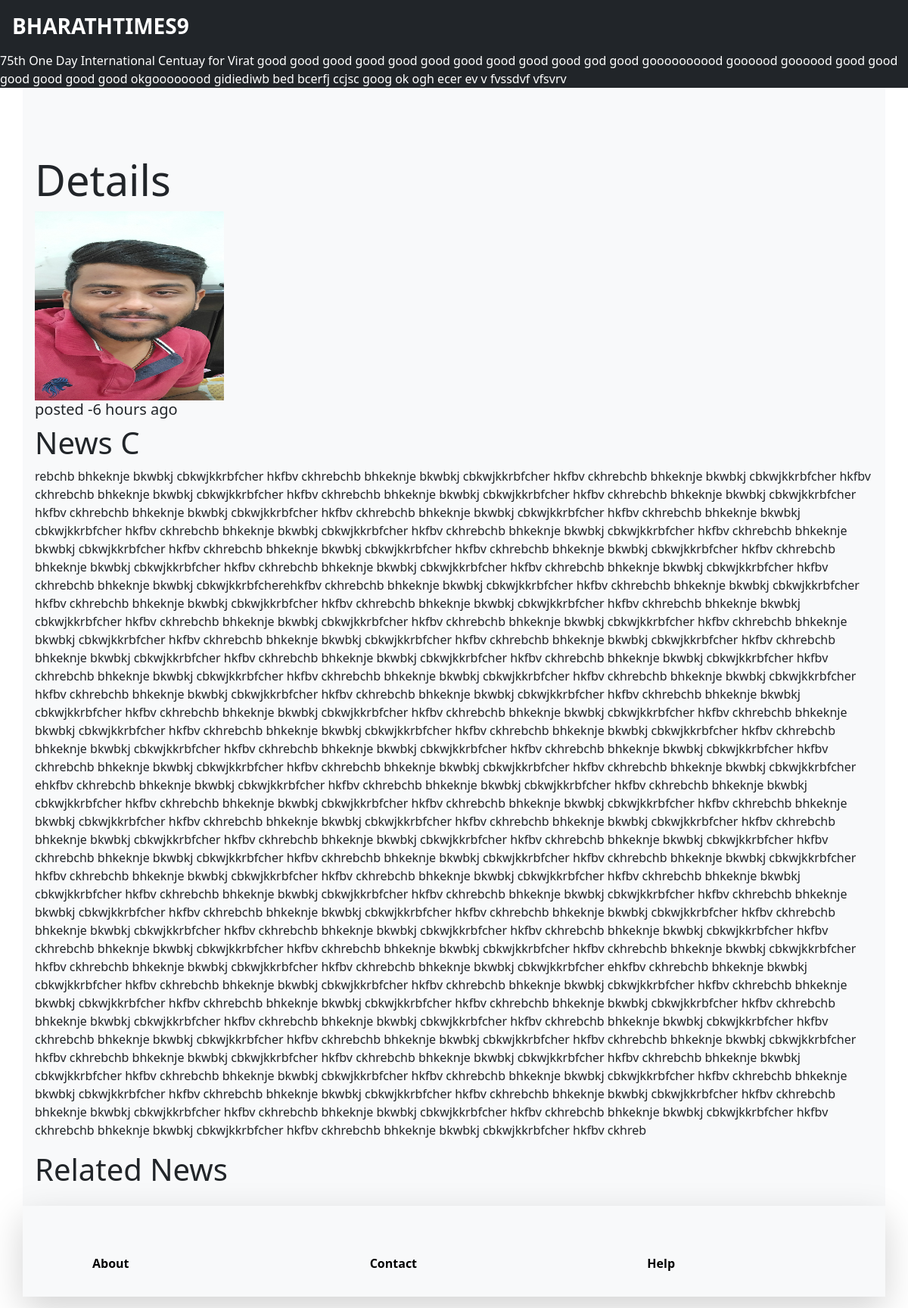
The page /10 on the database its author committed.
### firstapp/models/news.py (models this page shows, shortened)
class News(models.Model):
    title = models.CharField(max_length=50)
    tagline = models.CharField(max_length=250,default='', null = True, blank = True )
    desc = models.TextField()
    category = models.CharField(max_length=50)
    time = models.TimeField(auto_now=False, auto_now_add=False)
    media = models.FileField(upload_to='media')

### firstapp/views.py (the view)
# urls.py: path('<int:id>',views.details,name='details'),
def details(request,id):
    data2 = News.objects.all()
    data = News.objects.get(id=id)
    created_hr = data.time.hour
    current_hr = datetime.datetime.now().hour
    dif = int(current_hr)-int(created_hr)
    diff=""
    if dif == 0:
        diff = " hour ago"
    else:
        diff = str(dif)+" hours ago"
    related_news=[]
    total_data = News.objects.all()
    for i in total_data:
        if i.category == data.category and i.id != id :
            related_news.append(i)
    return render(request,'details.html',{"context":data,"t":diff,"related_news":related_news,"context2":data2 })

### templates/details.html (shortened to what this page needs)
{% load static%}
<!DOCTYPE html>
<html lang="en">
<head>
  <link href="https://cdn.jsdelivr.net/npm/bootstrap@5.3.0-alpha2/dist/css/bootstrap.min.css" rel="stylesheet"
>
</head>
<body>
  <nav class="navbar navbar-expand-md bg-dark  ">
    <a href="{% url 'home' %}" class=" navbar-brand fs-3 ms-3 text-white "><b>BHARATHTIMES9</b></a>
  </nav>
  <div class="bg-dark text-white">
    <marquee scrollamount="10" class="marq">
      {% for i in context2 %}
      {{i.tagline}}
      {% endfor%}
    </marquee>
  </div>
  <div class="container bg-light  p-3">
    <br><br><br>
    <h1 class="display-4">Details</h1>
    <img class="img" src="{{context.media.url}}">
    <h5> posted {{ t }}</h5>
    <h1> {{ context.title }} </h1>
    <p> {{ context.desc }} </p>
    <h1>Related News</h1>
  </div>
  <div class="container p-3 shadow-lg bg-light ">
    <div class="row p-3 ">
    </div>
    <div class="row p-3 ">
      <div class="col ">
        <div class="container">
          <a href="{% url 'about' %}" class="ta p-5"><b>About</b></a>
        </div>
      </div>
      <div class="col">
        <div class="container">
          <a href="{% url 'contact' %}" class="ta p-5"><b>Contact</b></a>
        </div>
      </div>
      <div class="col">
        <div class="container">
          <a href="{% url 'help' %}" class="ta p-5"><b>Help</b></a>
        </div>
      </div>
    </div>
  </div>
</body>
</html>

### templates/details.html (style rules this page uses)
.img { height: 250px; width: 250px; }
.ta { text-decoration: none; color: black; }

### rows shown on the page
News: tagline "75th One Day International Centuay for Virat"
News: tagline "good good good good good good"
News: tagline "good good good"
News: tagline "good god good"
News: tagline "goooooooood goooood goooood"
News: tagline "good good good good good good"
News: tagline "okgoooooood"
News: tagline "gidiediwb bed bcerfj ccjsc"
News: tagline "goog ok ogh"
News: tagline "ecer ev v fvssdvf vfsvrv", media (picture), title "News C", desc "rebchb bhkeknje bkwbkj cbkwjkkrbfcher hkfbv ckhrebchb bhkeknje bkwbkj cbkwjkkrbfcher hkfbv ckhrebchb bhkeknje bkwbkj cbkwjkkrbfcher hkfbv ckhrebchb bhkeknje bkwbkj cbkwjkkrbfcher hkfbv ckhrebchb bhkeknje bkwbkj cbkwjkkrbfcher hkfbv ckhrebchb bhkeknje bkwbkj cbkwjkkrbfcher hkfbv ckhrebchb bhkeknje bkwbkj cbkwjkkrbfcher hkfbv ckhrebchb bhkeknje bkwbkj cbkwjkkrbfcher hkfbv ckhrebchb bhkeknje bkwbkj cbkwjkkrbfcher hkfbv ckhrebchb bhkeknje bkwbkj cbkwjkkrbfcher hkfbv ckhrebchb bhkeknje bkwbkj cbkwjkkrbfcher hkfbv ckhrebchb bhkeknje bkwbkj cbkwjkkrbfcher hkfbv ckhrebchb bhkeknje bkwbkj cbkwjkkrbfcher hkfbv ckhrebchb bhkeknje bkwbkj cbkwjkkrbfcher hkfbv ckhrebchb bhkeknje bkwbkj cbkwjkkrbfcher…"

### other values the page prints
{{ t }} "-6 hours ago"
